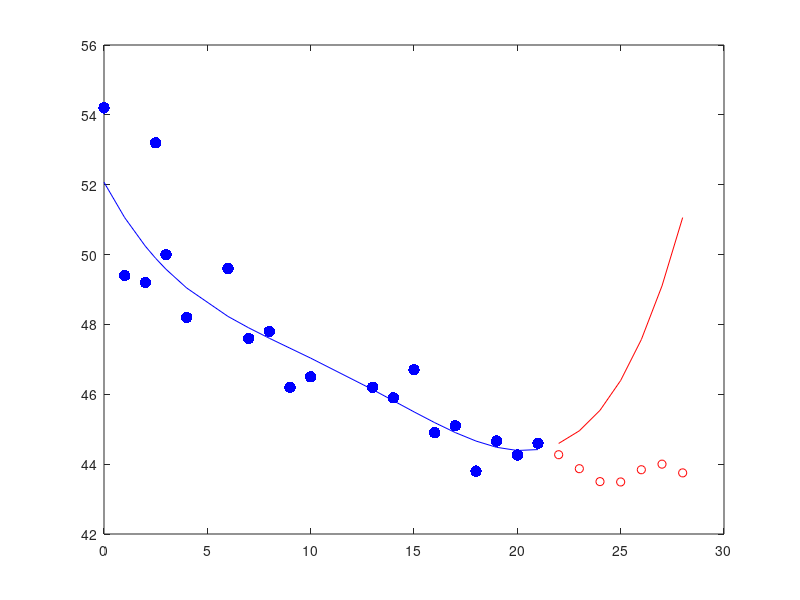

This chart was generated by the following MATLAB code:
%% CTB1_400metree
% Fit of 1st, 2nd, 3rd, and 4th order polynomial to
% the 400 metre sprint data
% We will use 10-fold cross-validation to choose the 'best'
% polynomial order which has lowers error
clear all;close all;
%%
load olympics.mat
%% rescale data
% why do we have to rescale data? worked for first 3 orders
x = male400(:,1);
x = [x - x(1)];
x = [x]./x(2);
%%
xtrain = x(1:20,1); %attributes
ttrain= male400(1:20,2); %target labels
xtest = x(21:end,1); %attributes
ttest= male400(21:end,2); %target labels
t = male400(:,2);
plot(xtrain,ttrain,'bo')
hold on;
plot(xtest,ttest,'ro')
hold off;%%
%%
fc = ones(size(xtrain));
fc_test = ones(size(xtest));
X = [fc xtrain];
Xtest = [fc_test xtest];
%% compute model parameters
w = inv(X'*X)*X'*ttrain;
%% model predictions
mpred_test = w'*Xtest';
%%
compare = [ttest mpred_test' ttest-mpred_test'];
%%
plot(xtrain,ttrain,'b.','markersize', 25);
hold on;
plot(xtrain, w'*X','b');
plot(xtest,ttest,'ro');
plot(xtest,mpred_test,'red');
hold off;
%% Polynomial Order of 2
% Changing data to order of 2
X2 = [fc xtrain xtrain.^2];
Xtest2 = [fc_test xtest xtest.^2];
%% compute model parameters ^2
w2 = inv(X2'*X2)*X2'*ttrain; 
%% model predictions
mpred_test2 = w2'*Xtest2';
%%
compare2 = [ttest mpred_test2' ttest-mpred_test2'];
%%
plot(xtrain,ttrain,'b.','markersize', 25); %plotting training data as scatterplot (blue)
hold on;
plot(xtrain, w2'*X2','b'); % plotting line of best fit (2nd order) to training data (blue)
plot(xtest,ttest,'ro'); % plotting test data as scatterplot (red circles)
plot(xtest,mpred_test2,'red'); % plotting line of best fit (2nd order) to test data (red)
%% Polynomial Order of 3
% Changing data to order of 3
X3 = [X2 xtrain.^3];
Xtest3 = [Xtest2 xtest.^3];
%% compute model parameters ^3
w3 = inv(X3'*X3)*X3'*ttrain; 
%% model predictions
mpred_test3 = w3'*Xtest3';
%%
compare3 = [ttest mpred_test3' ttest-mpred_test3'];
%%
plot(xtrain,ttrain,'b.','markersize', 25); %plotting training data as scatterplot (blue)
hold on;
plot(xtrain, w3'*X3','b'); % plotting line of best fit (3rd order) to training data (blue)
plot(xtest,ttest,'mo'); % plotting test data as scatterplot (red circles)
plot(xtest,mpred_test3,'m'); % plotting line of best fit (3rd order) to test data (red)
%% Polynomial Order of 4
% Changing data to order of 4
X4 = [fc xtrain xtrain.^2 xtrain.^3 xtrain.^4];
Xtest4 = [fc_test xtest xtest.^2 xtest.^3 xtest.^4];
X4_plot = [x.^0 x x.^2 x.^3 x.^4];

%% regularisation parameters
lambda = .01;
order = 5;
N = order;
E = eye(size(order));
% compute model parameters ^4
w4 = inv(X4'*X4 +N*lambda*E)*X4'*ttrain; 
% model predictions
mpred_test4 = w4'*Xtest4';
%
compare4 = [ttest mpred_test4' ttest-mpred_test4'];
%
clf;
plot(t,w4'*X4_plot','rx');
plot(xtrain,ttrain,'b.','markersize', 25); %plotting training data as scatterplot (blue)
hold on;
plot(xtrain, w4'*X4','b'); % plotting line of best fit (4th order) to training data (blue)
plot(xtest,ttest,'ro'); % plotting test data as scatterplot (red circles)
plot(xtest,mpred_test4,'r'); % plotting line of best fit (4th order) to test data (red)
%% Polynomial Order of 5
% Changing data to order of 5
X5 = [fc xtrain xtrain.^2 xtrain.^3 xtrain.^4 xtrain.^5];
Xtest5 = [fc_test xtest xtest.^2 xtest.^3 xtest.^4 xtest.^5];
% %% compute model parameters ^5
% w5 = inv(X5'*X5)*X5'*ttrain; 
% %% model predictions
% mpred_test5 = w5'*Xtest5';
% %%
% compare5 = [ttest mpred_test5' ttest-mpred_test5'];
% %%
% plot(xtrain,ttrain,'b.','markersize', 25); %plotting training data as scatterplot (blue)
% hold on;
% plot(xtrain, w5'*X5','b'); % plotting line of best fit (4th order) to training data (blue)
% plot(xtest,ttest,'go'); % plotting test data as scatterplot (red circles)
% plot(xtest,mpred_test5,'g'); % plotting line of best fit (4th order) to test data (red)
set(gca,'Color',[0.5 0.5 0.5]);